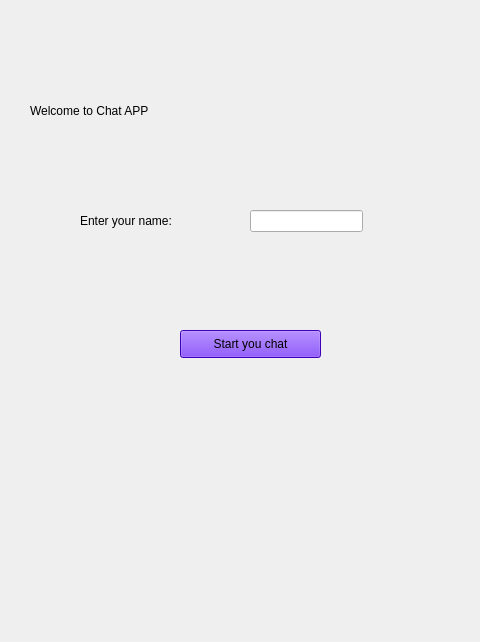
<?xml version="1.0" encoding="UTF-8"?>
<ui version="4.0">
 <class>Form</class>
 <widget class="QWidget" name="Form">
  <property name="geometry">
   <rect>
    <x>0</x>
    <y>0</y>
    <width>480</width>
    <height>642</height>
   </rect>
  </property>
  <property name="windowTitle">
   <string>Form</string>
  </property>
  <widget class="QLabel" name="label">
   <property name="geometry">
    <rect>
     <x>30</x>
     <y>80</y>
     <width>451</width>
     <height>61</height>
    </rect>
   </property>
   <property name="styleSheet">
    <string notr="true">font: 75 28pt &quot;MS Shell Dlg 2&quot;;</string>
   </property>
   <property name="text">
    <string>Welcome to Chat APP</string>
   </property>
  </widget>
  <widget class="QLabel" name="label_2">
   <property name="geometry">
    <rect>
     <x>80</x>
     <y>210</y>
     <width>121</width>
     <height>21</height>
    </rect>
   </property>
   <property name="text">
    <string>Enter your name: </string>
   </property>
  </widget>
  <widget class="QLineEdit" name="txt_name">
   <property name="geometry">
    <rect>
     <x>250</x>
     <y>210</y>
     <width>113</width>
     <height>22</height>
    </rect>
   </property>
  </widget>
  <widget class="QPushButton" name="btn_start">
   <property name="geometry">
    <rect>
     <x>180</x>
     <y>330</y>
     <width>141</width>
     <height>28</height>
    </rect>
   </property>
   <property name="styleSheet">
    <string notr="true">font: 10pt &quot;MS Shell Dlg 2&quot;; background-color: rgb(85, 0, 255)</string>
   </property>
   <property name="text">
    <string>Start you chat</string>
   </property>
  </widget>
 </widget>
 <resources/>
 <connections/>
</ui>
